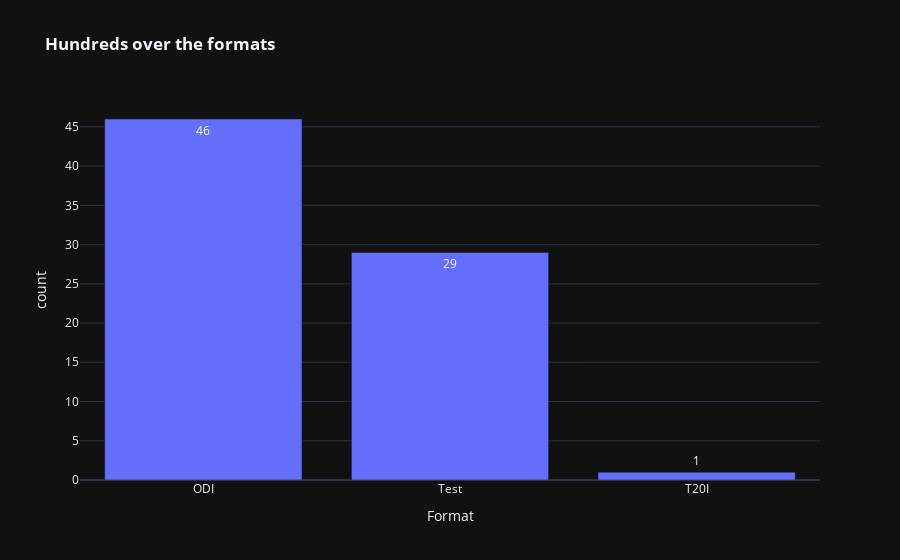

Notebook source saved alongside this figure:
### Markdown cell above
**Well, Virat loves thrashing Aussies!**\
*Period*

### Code cell
fig=px.bar(df.groupby('Format',as_index=False)['Score'].count().sort_values(by='Score', ascending= False), x='Format', y='Score', text='Score', labels={'Score':'count'},template= 'plotly_dark', title= '<b>Hundreds over the formats</b>')
fig.show("svg")

### Figure 1 — Plotly figure (JSON) as saved in the notebook; plotly's stock layout.template omitted (floating-point values rounded to 4 significant figures)
{"data": [{"alignmentgroup": "True", "hovertemplate": "Format=%{x}<br>count=%{text}<extra></extra>", "legendgroup": "", "marker": {"color": "#636efa", "pattern": {"shape": ""}}, "name": "", "offsetgroup": "", "orientation": "v", "showlegend": false, "text": [46, 29, 1], "textposition": "auto", "type": "bar", "x": ["ODI", "Test", "T20I"], "xaxis": "x", "y": [46, 29, 1], "yaxis": "y"}], "layout": {"barmode": "relative", "legend": {"tracegroupgap": 0}, "title": {"text": "<b>Hundreds over the formats</b>"}, "xaxis": {"anchor": "y", "domain": [0, 1], "title": {"text": "Format"}}, "yaxis": {"anchor": "x", "domain": [0, 1], "title": {"text": "count"}}}}
